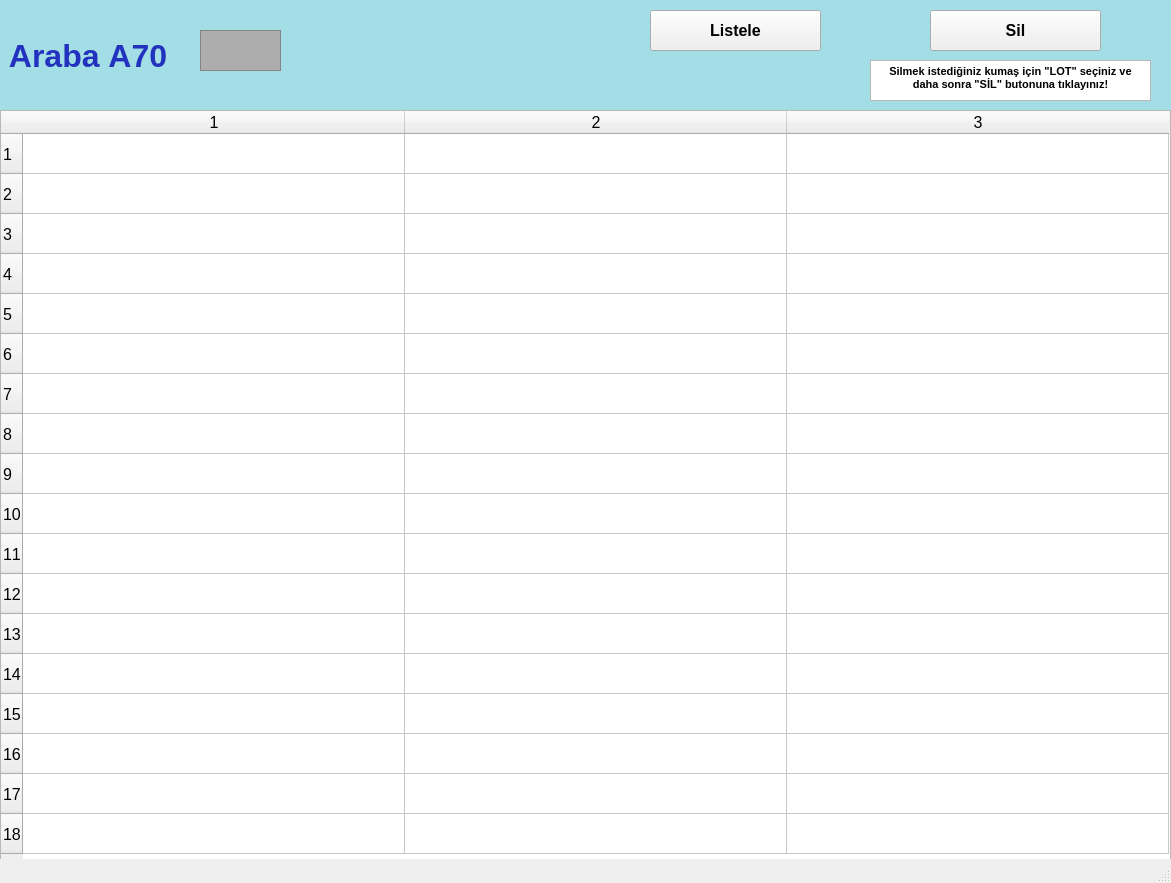
<?xml version="1.0" encoding="UTF-8"?>
<ui version="4.0">
 <class>arabalarA70_ekran</class>
 <widget class="QMainWindow" name="arabalarA70_ekran">
  <property name="geometry">
   <rect>
    <x>0</x>
    <y>0</y>
    <width>1171</width>
    <height>883</height>
   </rect>
  </property>
  <property name="font">
   <font>
    <pointsize>12</pointsize>
    <weight>50</weight>
    <bold>false</bold>
    <kerning>false</kerning>
   </font>
  </property>
  <property name="windowTitle">
   <string/>
  </property>
  <widget class="QWidget" name="centralwidget">
   <widget class="QLabel" name="arabaA1yazi_lbl">
    <property name="geometry">
     <rect>
      <x>0</x>
      <y>0</y>
      <width>1171</width>
      <height>111</height>
     </rect>
    </property>
    <property name="font">
     <font>
      <pointsize>24</pointsize>
      <weight>75</weight>
      <bold>true</bold>
     </font>
    </property>
    <property name="styleSheet">
     <string notr="true">background-color: rgb(163, 221, 229);
color: rgb(34, 50, 190);</string>
    </property>
    <property name="text">
     <string> Araba A70</string>
    </property>
   </widget>
   <widget class="QFrame" name="arabaA1_img">
    <property name="geometry">
     <rect>
      <x>200</x>
      <y>30</y>
      <width>81</width>
      <height>41</height>
     </rect>
    </property>
    <property name="styleSheet">
     <string notr="true">background-color: rgb(173, 173, 173);</string>
    </property>
    <property name="frameShape">
     <enum>QFrame::StyledPanel</enum>
    </property>
    <property name="frameShadow">
     <enum>QFrame::Raised</enum>
    </property>
   </widget>
   <widget class="QPushButton" name="listele70_btn">
    <property name="geometry">
     <rect>
      <x>650</x>
      <y>10</y>
      <width>171</width>
      <height>41</height>
     </rect>
    </property>
    <property name="font">
     <font>
      <pointsize>12</pointsize>
      <weight>75</weight>
      <bold>true</bold>
     </font>
    </property>
    <property name="text">
     <string>Listele</string>
    </property>
   </widget>
   <widget class="QTableWidget" name="A70_tw">
    <property name="geometry">
     <rect>
      <x>0</x>
      <y>110</y>
      <width>1171</width>
      <height>751</height>
     </rect>
    </property>
    <property name="baseSize">
     <size>
      <width>0</width>
      <height>0</height>
     </size>
    </property>
    <property name="rowCount">
     <number>18</number>
    </property>
    <property name="columnCount">
     <number>3</number>
    </property>
    <attribute name="horizontalHeaderVisible">
     <bool>true</bool>
    </attribute>
    <attribute name="horizontalHeaderCascadingSectionResizes">
     <bool>false</bool>
    </attribute>
    <attribute name="horizontalHeaderDefaultSectionSize">
     <number>382</number>
    </attribute>
    <attribute name="horizontalHeaderMinimumSectionSize">
     <number>38</number>
    </attribute>
    <attribute name="verticalHeaderDefaultSectionSize">
     <number>40</number>
    </attribute>
    <attribute name="verticalHeaderMinimumSectionSize">
     <number>23</number>
    </attribute>
    <row/>
    <row/>
    <row/>
    <row/>
    <row/>
    <row/>
    <row/>
    <row/>
    <row/>
    <row/>
    <row/>
    <row/>
    <row/>
    <row/>
    <row/>
    <row/>
    <row/>
    <row/>
    <column/>
    <column/>
    <column/>
   </widget>
   <widget class="QPushButton" name="sil70_btn">
    <property name="geometry">
     <rect>
      <x>930</x>
      <y>10</y>
      <width>171</width>
      <height>41</height>
     </rect>
    </property>
    <property name="font">
     <font>
      <pointsize>12</pointsize>
      <weight>75</weight>
      <bold>true</bold>
     </font>
    </property>
    <property name="text">
     <string>Sil</string>
    </property>
   </widget>
   <widget class="QTextBrowser" name="textBrowser">
    <property name="geometry">
     <rect>
      <x>870</x>
      <y>60</y>
      <width>281</width>
      <height>41</height>
     </rect>
    </property>
    <property name="html">
     <string>&lt;!DOCTYPE HTML PUBLIC &quot;-//W3C//DTD HTML 4.0//EN&quot; &quot;http://www.w3.org/TR/REC-html40/strict.dtd&quot;&gt;
&lt;html&gt;&lt;head&gt;&lt;meta name=&quot;qrichtext&quot; content=&quot;1&quot; /&gt;&lt;style type=&quot;text/css&quot;&gt;
p, li { white-space: pre-wrap; }
&lt;/style&gt;&lt;/head&gt;&lt;body style=&quot; font-family:'MS Shell Dlg 2'; font-size:12pt; font-weight:400; font-style:normal;&quot;&gt;
&lt;p align=&quot;center&quot; style=&quot; margin-top:0px; margin-bottom:0px; margin-left:0px; margin-right:0px; -qt-block-indent:0; text-indent:0px;&quot;&gt;&lt;span style=&quot; font-size:8pt; font-weight:600;&quot;&gt;Silmek istediğiniz kumaş için &amp;quot;LOT&amp;quot; seçiniz ve daha sonra &amp;quot;SİL&amp;quot; butonuna tıklayınız!&lt;/span&gt;&lt;/p&gt;&lt;/body&gt;&lt;/html&gt;</string>
    </property>
   </widget>
  </widget>
  <widget class="QStatusBar" name="statusbar"/>
 </widget>
 <resources/>
 <connections/>
</ui>
